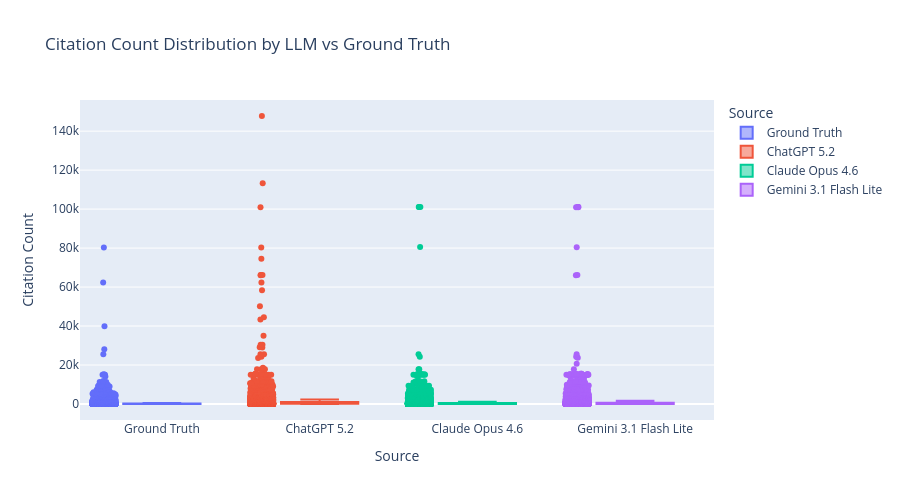

Here is the notebook cell this chart was saved with:
### Code cell
citation_counts = []
for llm, df in [("ChatGPT 5.2", chatgpt_papers_iter0), ("Claude Opus 4.6", claude_papers_iter0), ("Gemini 3.1 Flash Lite", gemini_papers_iter0)]:
    citation_counts.append(pd.DataFrame({"LLM": llm, "Citation Count": df["Citation Count"]}))

citation_counts.insert(0, pd.DataFrame({"LLM": "Ground Truth", "Citation Count": papers["Citation Count"]}))

citation_counts = pd.concat(citation_counts)
fig = px.box(
    citation_counts,
    x="LLM",
    y="Citation Count",
    points="all",
    title="Citation Count Distribution by LLM vs Ground Truth",
    labels={"Citation Count": "Citation Count", "LLM": "Source"},
    height=500,
    color="LLM"
)
fig.show()

### Figure 1 — Plotly figure (JSON) as saved in the notebook; plotly's stock layout.template omitted (floating-point values rounded to 4 significant figures; data arrays with more than 128 entries replaced by an {"elided": "..."} marker saying what was removed)
{"data": [{"alignmentgroup": "True", "boxpoints": "all", "hovertemplate": "Source=%{x}<br>Citation Count=%{y}<extra></extra>", "legendgroup": "Ground Truth", "marker": {"color": "#636efa"}, "name": "Ground Truth", "notched": false, "offsetgroup": "Ground Truth", "orientation": "v", "showlegend": true, "x": {"elided": "5032 str values"}, "x0": " ", "xaxis": "x", "y": {"elided": "5032 float values"}, "y0": " ", "yaxis": "y", "type": "box"}, {"alignmentgroup": "True", "boxpoints": "all", "hovertemplate": "Source=%{x}<br>Citation Count=%{y}<extra></extra>", "legendgroup": "ChatGPT 5.2", "marker": {"color": "#EF553B"}, "name": "ChatGPT 5.2", "notched": false, "offsetgroup": "ChatGPT 5.2", "orientation": "v", "showlegend": true, "x": {"elided": "5032 str values"}, "x0": " ", "xaxis": "x", "y": {"elided": "5032 float values"}, "y0": " ", "yaxis": "y", "type": "box"}, {"alignmentgroup": "True", "boxpoints": "all", "hovertemplate": "Source=%{x}<br>Citation Count=%{y}<extra></extra>", "legendgroup": "Claude Opus 4.6", "marker": {"color": "#00cc96"}, "name": "Claude Opus 4.6", "notched": false, "offsetgroup": "Claude Opus 4.6", "orientation": "v", "showlegend": true, "x": {"elided": "5032 str values"}, "x0": " ", "xaxis": "x", "y": {"elided": "5032 float values"}, "y0": " ", "yaxis": "y", "type": "box"}, {"alignmentgroup": "True", "boxpoints": "all", "hovertemplate": "Source=%{x}<br>Citation Count=%{y}<extra></extra>", "legendgroup": "Gemini 3.1 Flash Lite", "marker": {"color": "#ab63fa"}, "name": "Gemini 3.1 Flash Lite", "notched": false, "offsetgroup": "Gemini 3.1 Flash Lite", "orientation": "v", "showlegend": true, "x": {"elided": "5002 str values"}, "x0": " ", "xaxis": "x", "y": {"elided": "5002 float values"}, "y0": " ", "yaxis": "y", "type": "box"}], "layout": {"xaxis": {"anchor": "y", "domain": [0.0, 1.0], "title": {"text": "Source"}, "categoryorder": "array", "categoryarray": ["Ground Truth", "ChatGPT 5.2", "Claude Opus 4.6", "Gemini 3.1 Flash Lite"]}, "yaxis": {"anchor": "x", "domain": [0.0, 1.0], "title": {"text": "Citation Count"}}, "legend": {"title": {"text": "Source"}, "tracegroupgap": 0}, "title": {"text": "Citation Count Distribution by LLM vs Ground Truth"}, "boxmode": "overlay", "height": 500}}
